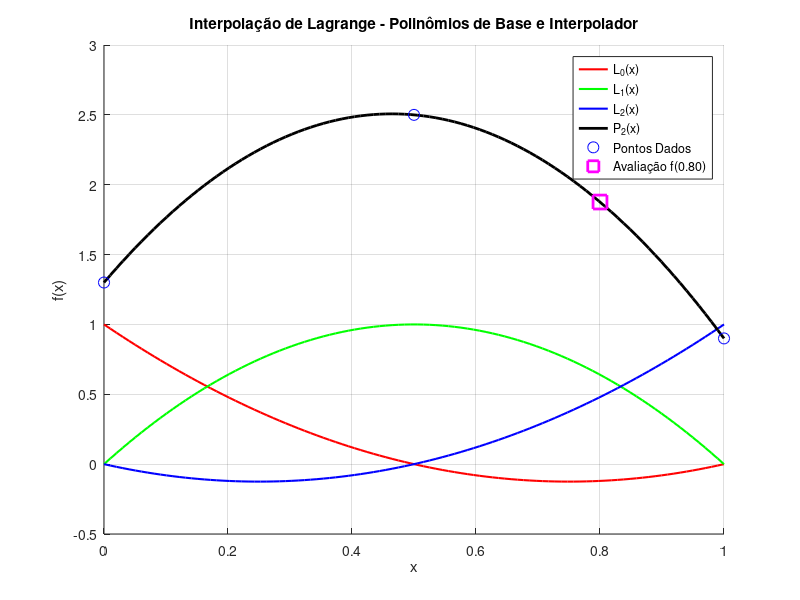

Recreate this plot in MATLAB.
function lista11Questao2InterpolacaoLagrange()
    % Definição dos pontos
    x = [0, 0.5, 1.0];
    fx = [1.3, 2.5, 0.9];

    % Avaliação em x = 0.8
    x_val = 0.8;

    fprintf('Cálculo do polinômio interpolador de Lagrange\n\n');

    % Exibição inicial
    fprintf('Passo 1: Definição dos pontos\n');
    fprintf('i    x_i      f(x_i)\n');
    for i = 1:length(x)
        fprintf('%d    %.2f     %.2f\n', i - 1, x(i), fx(i));
    end

    % Calcula o polinômio interpolador P2(x)
    [P2, poly_expression, Ls] = lagrange_interpolador(x, fx, x_val);

    % Exibe os polinômios de base L_i(x)
    fprintf('\nPasso 2: Polinômios de base L_i(x)\n');
    for i = 1:length(Ls)
        fprintf('L_%d(x) = %s\n', i - 1, Ls{i});
    end

    % Exibe o polinômio P2(x)
    fprintf('\nPasso 3: Polinômio interpolador P2(x)\n');
    fprintf('P2(x) = %s\n\n', poly_expression);

    % Exibe o valor aproximado para f(0.8)
    fprintf('Passo 4: Avaliação de P2(0.8)\n');
    fprintf('Valor de P2(%.2f) = %.4f\n\n', x_val, P2);

    % Plotar o gráfico dos polinômios
    plot_lagrange_interpolador(x, fx, x_val, P2, Ls);
end

function [P, poly_expression, Ls] = lagrange_interpolador(x, fx, x_val)
    % Calcula o polinômio interpolador de Lagrange para um valor específico x_val
    n = length(x);
    P = 0;
    poly_expression = ''; % Variável para armazenar a expressão do polinômio
    Ls = {}; % Lista para armazenar as expressões dos polinômios L_i(x)

    for i = 1:n
        % Inicializa o polinômio base L_i(x)
        L_val = 1; % Valor do polinômio base L_i(x)
        denom = 1; % Denominador acumulado
        L_formula = ''; % Fórmula do polinômio

        for j = 1:n
            if j ~= i
                % Atualiza o denominador
                denom = denom * (x(i) - x(j));

                % Calcula o produto (x - x_j)
                L_val = L_val * (x_val - x(j));

                % Atualiza a fórmula para exibição
                if isempty(L_formula)
                    L_formula = sprintf('(x - %.2f)', x(j));
                else
                    L_formula = strcat(L_formula, ' * ', sprintf('(x - %.2f)', x(j)));
                end
            end
        end

        % Divide o valor do polinômio pelo denominador
        L_val = L_val / denom;

        % Adiciona a expressão do polinômio L_i(x) à lista
        Ls{i} = sprintf('%.2f * (%s) / %.2f', fx(i), L_formula, denom);

        % Multiplica pelo valor de f(x_i) e adiciona à soma final
        contrib = fx(i) * L_val;
        P = P + contrib;

        % Para a expressão simbólica do polinômio
        if i == 1
            poly_expression = sprintf('%.2f * (%s) / %.2f', fx(i), L_formula, denom);
        else
            poly_expression = strcat(poly_expression, ' + ', sprintf('%.2f * (%s) / %.2f', fx(i), L_formula, denom));
        end
    end
end

function plot_lagrange_interpolador(x, fx, x_val, P2, Ls)
    % Plota os polinômios de base L_i(x) e o polinômio interpolador
    x_plot = linspace(min(x), max(x), 100);
    y_plot = zeros(size(x_plot));
    colors = ['r', 'g', 'b']; % Cores para os polinômios de base

    % Calcula e plota os polinômios de base L_i(x)
    figure;
    hold on;
    for i = 1:length(x)
        L_val_plot = 1;
        for j = 1:length(x)
            if j ~= i
                L_val_plot = L_val_plot .* (x_plot - x(j)) / (x(i) - x(j));
            end
        end
        plot(x_plot, L_val_plot, 'LineWidth', 1.5, 'DisplayName', sprintf('L_%d(x)', i - 1), 'Color', colors(i));
    end

    % Calcula o polinômio interpolador para cada ponto em x_plot
    for k = 1:length(x_plot)
        y_plot(k) = lagrange_interpolador(x, fx, x_plot(k)); % Não mostrar passos
    end

    % Adiciona o polinômio interpolador ao gráfico
    plot(x_plot, y_plot, 'k-', 'LineWidth', 2, 'DisplayName', 'P_2(x)');
    plot(x, fx, 'bo', 'MarkerSize', 8, 'DisplayName', 'Pontos Dados');

    % Adiciona o ponto de avaliação (x_val, P2)
    plot(x_val, P2, 'ms', 'MarkerSize', 10, 'LineWidth', 2, 'DisplayName', sprintf('Avaliação f(%.2f)', x_val));

    xlabel('x');
    ylabel('f(x)');
    title('Interpolação de Lagrange - Polinômios de Base e Interpolador');
    legend('show');
    grid on;
    hold off;
end

